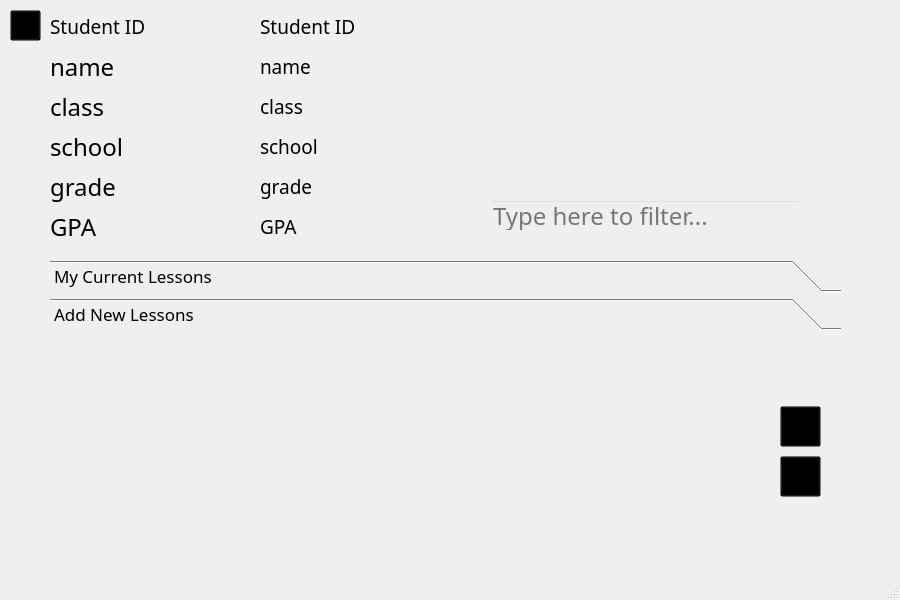
<?xml version="1.0" encoding="UTF-8"?>
<ui version="4.0">
 <class>stu_manage</class>
 <widget class="QMainWindow" name="stu_manage">
  <property name="geometry">
   <rect>
    <x>0</x>
    <y>0</y>
    <width>900</width>
    <height>600</height>
   </rect>
  </property>
  <property name="windowTitle">
   <string>AtQlas Alpha</string>
  </property>
  <widget class="QWidget" name="centralwidget">
   <widget class="QFrame" name="frame">
    <property name="geometry">
     <rect>
      <x>0</x>
      <y>0</y>
      <width>900</width>
      <height>600</height>
     </rect>
    </property>
    <property name="styleSheet">
     <string notr="true">background:transparent;
border-image:url(:/atqres_ico/flat_stu.png)</string>
    </property>
    <property name="frameShape">
     <enum>QFrame::StyledPanel</enum>
    </property>
    <property name="frameShadow">
     <enum>QFrame::Raised</enum>
    </property>
    <widget class="QToolBox" name="drawer">
     <property name="geometry">
      <rect>
       <x>50</x>
       <y>260</y>
       <width>791</width>
       <height>271</height>
      </rect>
     </property>
     <property name="palette">
      <palette>
       <active>
        <colorrole role="WindowText">
         <brush brushstyle="SolidPattern">
          <color alpha="255">
           <red>255</red>
           <green>255</green>
           <blue>255</blue>
          </color>
         </brush>
        </colorrole>
        <colorrole role="Button">
         <brush brushstyle="SolidPattern">
          <color alpha="0">
           <red>0</red>
           <green>0</green>
           <blue>0</blue>
          </color>
         </brush>
        </colorrole>
        <colorrole role="Text">
         <brush brushstyle="SolidPattern">
          <color alpha="255">
           <red>238</red>
           <green>238</green>
           <blue>238</blue>
          </color>
         </brush>
        </colorrole>
        <colorrole role="ButtonText">
         <brush brushstyle="SolidPattern">
          <color alpha="255">
           <red>255</red>
           <green>255</green>
           <blue>255</blue>
          </color>
         </brush>
        </colorrole>
        <colorrole role="Base">
         <brush brushstyle="SolidPattern">
          <color alpha="0">
           <red>0</red>
           <green>0</green>
           <blue>0</blue>
          </color>
         </brush>
        </colorrole>
        <colorrole role="Window">
         <brush brushstyle="SolidPattern">
          <color alpha="0">
           <red>0</red>
           <green>0</green>
           <blue>0</blue>
          </color>
         </brush>
        </colorrole>
        <colorrole role="HighlightedText">
         <brush brushstyle="SolidPattern">
          <color alpha="255">
           <red>255</red>
           <green>255</green>
           <blue>255</blue>
          </color>
         </brush>
        </colorrole>
        <colorrole role="ToolTipText">
         <brush brushstyle="SolidPattern">
          <color alpha="255">
           <red>255</red>
           <green>255</green>
           <blue>255</blue>
          </color>
         </brush>
        </colorrole>
       </active>
       <inactive>
        <colorrole role="WindowText">
         <brush brushstyle="SolidPattern">
          <color alpha="255">
           <red>255</red>
           <green>255</green>
           <blue>255</blue>
          </color>
         </brush>
        </colorrole>
        <colorrole role="Button">
         <brush brushstyle="SolidPattern">
          <color alpha="0">
           <red>0</red>
           <green>0</green>
           <blue>0</blue>
          </color>
         </brush>
        </colorrole>
        <colorrole role="Text">
         <brush brushstyle="SolidPattern">
          <color alpha="255">
           <red>238</red>
           <green>238</green>
           <blue>238</blue>
          </color>
         </brush>
        </colorrole>
        <colorrole role="ButtonText">
         <brush brushstyle="SolidPattern">
          <color alpha="255">
           <red>255</red>
           <green>255</green>
           <blue>255</blue>
          </color>
         </brush>
        </colorrole>
        <colorrole role="Base">
         <brush brushstyle="SolidPattern">
          <color alpha="0">
           <red>0</red>
           <green>0</green>
           <blue>0</blue>
          </color>
         </brush>
        </colorrole>
        <colorrole role="Window">
         <brush brushstyle="SolidPattern">
          <color alpha="0">
           <red>0</red>
           <green>0</green>
           <blue>0</blue>
          </color>
         </brush>
        </colorrole>
        <colorrole role="HighlightedText">
         <brush brushstyle="SolidPattern">
          <color alpha="255">
           <red>255</red>
           <green>255</green>
           <blue>255</blue>
          </color>
         </brush>
        </colorrole>
        <colorrole role="ToolTipText">
         <brush brushstyle="SolidPattern">
          <color alpha="255">
           <red>255</red>
           <green>255</green>
           <blue>255</blue>
          </color>
         </brush>
        </colorrole>
       </inactive>
       <disabled>
        <colorrole role="WindowText">
         <brush brushstyle="SolidPattern">
          <color alpha="255">
           <red>127</red>
           <green>127</green>
           <blue>127</blue>
          </color>
         </brush>
        </colorrole>
        <colorrole role="Button">
         <brush brushstyle="SolidPattern">
          <color alpha="0">
           <red>0</red>
           <green>0</green>
           <blue>0</blue>
          </color>
         </brush>
        </colorrole>
        <colorrole role="Text">
         <brush brushstyle="SolidPattern">
          <color alpha="255">
           <red>127</red>
           <green>127</green>
           <blue>127</blue>
          </color>
         </brush>
        </colorrole>
        <colorrole role="ButtonText">
         <brush brushstyle="SolidPattern">
          <color alpha="255">
           <red>148</red>
           <green>148</green>
           <blue>148</blue>
          </color>
         </brush>
        </colorrole>
        <colorrole role="Base">
         <brush brushstyle="SolidPattern">
          <color alpha="0">
           <red>0</red>
           <green>0</green>
           <blue>0</blue>
          </color>
         </brush>
        </colorrole>
        <colorrole role="Window">
         <brush brushstyle="SolidPattern">
          <color alpha="0">
           <red>0</red>
           <green>0</green>
           <blue>0</blue>
          </color>
         </brush>
        </colorrole>
        <colorrole role="HighlightedText">
         <brush brushstyle="SolidPattern">
          <color alpha="255">
           <red>255</red>
           <green>255</green>
           <blue>255</blue>
          </color>
         </brush>
        </colorrole>
        <colorrole role="ToolTipText">
         <brush brushstyle="SolidPattern">
          <color alpha="255">
           <red>255</red>
           <green>255</green>
           <blue>255</blue>
          </color>
         </brush>
        </colorrole>
       </disabled>
      </palette>
     </property>
     <property name="font">
      <font>
       <family>PT Mono</family>
       <pointsize>13</pointsize>
      </font>
     </property>
     <property name="styleSheet">
      <string notr="true">background:transparent;</string>
     </property>
     <property name="currentIndex">
      <number>1</number>
     </property>
     <widget class="QWidget" name="page">
      <property name="geometry">
       <rect>
        <x>0</x>
        <y>0</y>
        <width>791</width>
        <height>205</height>
       </rect>
      </property>
      <property name="styleSheet">
       <string notr="true">background:transparent</string>
      </property>
      <attribute name="label">
       <string>My Current Lessons</string>
      </attribute>
      <widget class="QTableWidget" name="current_lesson_table">
       <property name="geometry">
        <rect>
         <x>0</x>
         <y>0</y>
         <width>721</width>
         <height>201</height>
        </rect>
       </property>
       <property name="font">
        <font>
         <family>PT Mono</family>
         <pointsize>14</pointsize>
        </font>
       </property>
       <property name="styleSheet">
        <string notr="true">QTableWidget 
{background-color: transparent;}
QScrollBar:vertical {
    background: url(images/pure_lite_gray.png);
    width: 0px;
    margin: 0px 0 0px 0;
}
QScrollBar::handle:vertical {
    background: rgb(195, 195, 195);
    min-height: 30px;
    margin: 0 1px 0 2px;
    border-radius: 3px;
    border: none;
}

QScrollBar:horizontal {
    height: 0px;
    margin: 0px 0 0px 0;
}
QScrollBar::handle:horizontal {
    background: rgb(195, 195, 195);
    min-width: 20px;
    margin: 2px 0px 1px 0px;
    border-radius: 3px;
    border: none;
}
QHeaderView::section
{
border-image:url(:/atqres_ico/pure_lite_gray.png);
height:30px;
spacing: 20px;
background-color:rgb(39,49,58);
color: white;

text-align: right;
font-family: Courier;
font-size:12px;
}</string>
       </property>
      </widget>
      <widget class="QPushButton" name="delete_course_button">
       <property name="geometry">
        <rect>
         <x>740</x>
         <y>30</y>
         <width>41</width>
         <height>41</height>
        </rect>
       </property>
       <property name="styleSheet">
        <string notr="true">background:transparent;
border-image:url(:/atqres_ico/lite_wrong.png)</string>
       </property>
       <property name="text">
        <string/>
       </property>
      </widget>
      <widget class="QPushButton" name="delete_course_button_2">
       <property name="geometry">
        <rect>
         <x>736</x>
         <y>100</y>
         <width>50</width>
         <height>50</height>
        </rect>
       </property>
       <property name="styleSheet">
        <string notr="true">background:transparent;
border-image:url(:/atqres_ico/refresh.png)</string>
       </property>
       <property name="text">
        <string/>
       </property>
      </widget>
     </widget>
     <widget class="QWidget" name="page_2">
      <property name="geometry">
       <rect>
        <x>0</x>
        <y>0</y>
        <width>791</width>
        <height>205</height>
       </rect>
      </property>
      <property name="styleSheet">
       <string notr="true">background:transparent</string>
      </property>
      <attribute name="label">
       <string>Add New Lessons</string>
      </attribute>
      <widget class="QTableWidget" name="choose_lesson_table">
       <property name="geometry">
        <rect>
         <x>0</x>
         <y>0</y>
         <width>721</width>
         <height>191</height>
        </rect>
       </property>
       <property name="font">
        <font>
         <family>PT Mono</family>
         <pointsize>14</pointsize>
        </font>
       </property>
       <property name="styleSheet">
        <string notr="true">QTableWidget 
{background-color: transparent;}
QScrollBar:vertical {
    background: url(images/pure_lite_gray.png);
    width: 0px;
    margin: 0px 0 0px 0;
}
QScrollBar::handle:vertical {
    background: rgb(195, 195, 195);
    min-height: 30px;
    margin: 0 1px 0 2px;
    border-radius: 3px;
    border: none;
}

QScrollBar:horizontal {
    height: 0px;
    margin: 0px 0 0px 0;
}
QScrollBar::handle:horizontal {
    background: rgb(195, 195, 195);
    min-width: 20px;
    margin: 2px 0px 1px 0px;
    border-radius: 3px;
    border: none;
}
QHeaderView::section
{
border-image:url(:/atqres_ico/pure_lite_gray.png);
height:30px;
spacing: 20px;
background-color:rgb(39,49,58);
color: white;

text-align: right;
font-family: Courier;
font-size:12px;
}</string>
       </property>
      </widget>
      <widget class="QPushButton" name="pushButton">
       <property name="geometry">
        <rect>
         <x>730</x>
         <y>70</y>
         <width>41</width>
         <height>41</height>
        </rect>
       </property>
       <property name="styleSheet">
        <string notr="true">background:transparent;
border-image:url(:/atqres_ico/lite_plus_all.png)</string>
       </property>
       <property name="text">
        <string/>
       </property>
      </widget>
      <widget class="QPushButton" name="pushButton_2">
       <property name="geometry">
        <rect>
         <x>730</x>
         <y>120</y>
         <width>41</width>
         <height>41</height>
        </rect>
       </property>
       <property name="styleSheet">
        <string notr="true">background:transparent;
border-image:url(:/atqres_ico/lite_plus.png)</string>
       </property>
       <property name="text">
        <string/>
       </property>
      </widget>
     </widget>
    </widget>
    <widget class="QLabel" name="sid_label">
     <property name="geometry">
      <rect>
       <x>260</x>
       <y>10</y>
       <width>158</width>
       <height>33</height>
      </rect>
     </property>
     <property name="font">
      <font>
       <family>PT Mono</family>
       <pointsize>14</pointsize>
      </font>
     </property>
     <property name="styleSheet">
      <string notr="true"/>
     </property>
     <property name="text">
      <string>Student ID</string>
     </property>
    </widget>
    <widget class="QLabel" name="klass_label">
     <property name="geometry">
      <rect>
       <x>260</x>
       <y>90</y>
       <width>158</width>
       <height>33</height>
      </rect>
     </property>
     <property name="font">
      <font>
       <family>PT Mono</family>
       <pointsize>14</pointsize>
      </font>
     </property>
     <property name="text">
      <string>class</string>
     </property>
    </widget>
    <widget class="QLabel" name="name_label">
     <property name="geometry">
      <rect>
       <x>260</x>
       <y>50</y>
       <width>158</width>
       <height>33</height>
      </rect>
     </property>
     <property name="font">
      <font>
       <family>PT Mono</family>
       <pointsize>14</pointsize>
      </font>
     </property>
     <property name="styleSheet">
      <string notr="true"/>
     </property>
     <property name="text">
      <string>name</string>
     </property>
    </widget>
    <widget class="QLabel" name="grade_label">
     <property name="geometry">
      <rect>
       <x>260</x>
       <y>170</y>
       <width>158</width>
       <height>33</height>
      </rect>
     </property>
     <property name="font">
      <font>
       <family>PT Mono</family>
       <pointsize>14</pointsize>
      </font>
     </property>
     <property name="text">
      <string>grade</string>
     </property>
    </widget>
    <widget class="QLabel" name="school_label">
     <property name="geometry">
      <rect>
       <x>260</x>
       <y>130</y>
       <width>158</width>
       <height>33</height>
      </rect>
     </property>
     <property name="font">
      <font>
       <family>PT Mono</family>
       <pointsize>14</pointsize>
      </font>
     </property>
     <property name="text">
      <string>school</string>
     </property>
    </widget>
    <widget class="QLabel" name="gpa_label">
     <property name="geometry">
      <rect>
       <x>260</x>
       <y>210</y>
       <width>158</width>
       <height>33</height>
      </rect>
     </property>
     <property name="font">
      <font>
       <family>PT Mono</family>
       <pointsize>14</pointsize>
      </font>
     </property>
     <property name="text">
      <string>GPA</string>
     </property>
    </widget>
    <widget class="QLabel" name="sid_label_2">
     <property name="geometry">
      <rect>
       <x>50</x>
       <y>10</y>
       <width>158</width>
       <height>33</height>
      </rect>
     </property>
     <property name="font">
      <font>
       <family>PT Mono</family>
       <pointsize>14</pointsize>
      </font>
     </property>
     <property name="styleSheet">
      <string notr="true"/>
     </property>
     <property name="text">
      <string>Student ID</string>
     </property>
    </widget>
    <widget class="QLabel" name="name_label_2">
     <property name="geometry">
      <rect>
       <x>50</x>
       <y>50</y>
       <width>158</width>
       <height>33</height>
      </rect>
     </property>
     <property name="font">
      <font>
       <family>PT Mono</family>
       <pointsize>18</pointsize>
      </font>
     </property>
     <property name="styleSheet">
      <string notr="true"/>
     </property>
     <property name="text">
      <string>name</string>
     </property>
    </widget>
    <widget class="QLabel" name="klass_label_2">
     <property name="geometry">
      <rect>
       <x>50</x>
       <y>90</y>
       <width>158</width>
       <height>33</height>
      </rect>
     </property>
     <property name="font">
      <font>
       <family>PT Mono</family>
       <pointsize>18</pointsize>
      </font>
     </property>
     <property name="text">
      <string>class</string>
     </property>
    </widget>
    <widget class="QLabel" name="school_label_2">
     <property name="geometry">
      <rect>
       <x>50</x>
       <y>130</y>
       <width>158</width>
       <height>33</height>
      </rect>
     </property>
     <property name="font">
      <font>
       <family>PT Mono</family>
       <pointsize>18</pointsize>
      </font>
     </property>
     <property name="text">
      <string>school</string>
     </property>
    </widget>
    <widget class="QLabel" name="grade_label_2">
     <property name="geometry">
      <rect>
       <x>50</x>
       <y>170</y>
       <width>158</width>
       <height>33</height>
      </rect>
     </property>
     <property name="font">
      <font>
       <family>PT Mono</family>
       <pointsize>18</pointsize>
      </font>
     </property>
     <property name="text">
      <string>grade</string>
     </property>
    </widget>
    <widget class="QLabel" name="gpa_label_2">
     <property name="geometry">
      <rect>
       <x>50</x>
       <y>210</y>
       <width>158</width>
       <height>33</height>
      </rect>
     </property>
     <property name="font">
      <font>
       <family>PT Mono</family>
       <pointsize>18</pointsize>
      </font>
     </property>
     <property name="text">
      <string>GPA</string>
     </property>
    </widget>
    <widget class="QLineEdit" name="lineEdit">
     <property name="geometry">
      <rect>
       <x>490</x>
       <y>200</y>
       <width>311</width>
       <height>31</height>
      </rect>
     </property>
     <property name="font">
      <font>
       <family>PT Mono</family>
       <pointsize>18</pointsize>
      </font>
     </property>
     <property name="styleSheet">
      <string notr="true">background:transparent;
border-image:url(:/atqres_ico/pure_gray_7.png)</string>
     </property>
     <property name="placeholderText">
      <string>Type here to filter...</string>
     </property>
    </widget>
    <widget class="QPushButton" name="back">
     <property name="geometry">
      <rect>
       <x>10</x>
       <y>10</y>
       <width>31</width>
       <height>31</height>
      </rect>
     </property>
     <property name="styleSheet">
      <string notr="true">background:transparent;
border-image:url(:/atqres_ico/cock_back.png)</string>
     </property>
     <property name="text">
      <string/>
     </property>
    </widget>
   </widget>
  </widget>
  <widget class="QMenuBar" name="menubar">
   <property name="geometry">
    <rect>
     <x>0</x>
     <y>0</y>
     <width>900</width>
     <height>22</height>
    </rect>
   </property>
  </widget>
  <widget class="QStatusBar" name="statusbar"/>
 </widget>
 <resources/>
 <connections/>
</ui>
